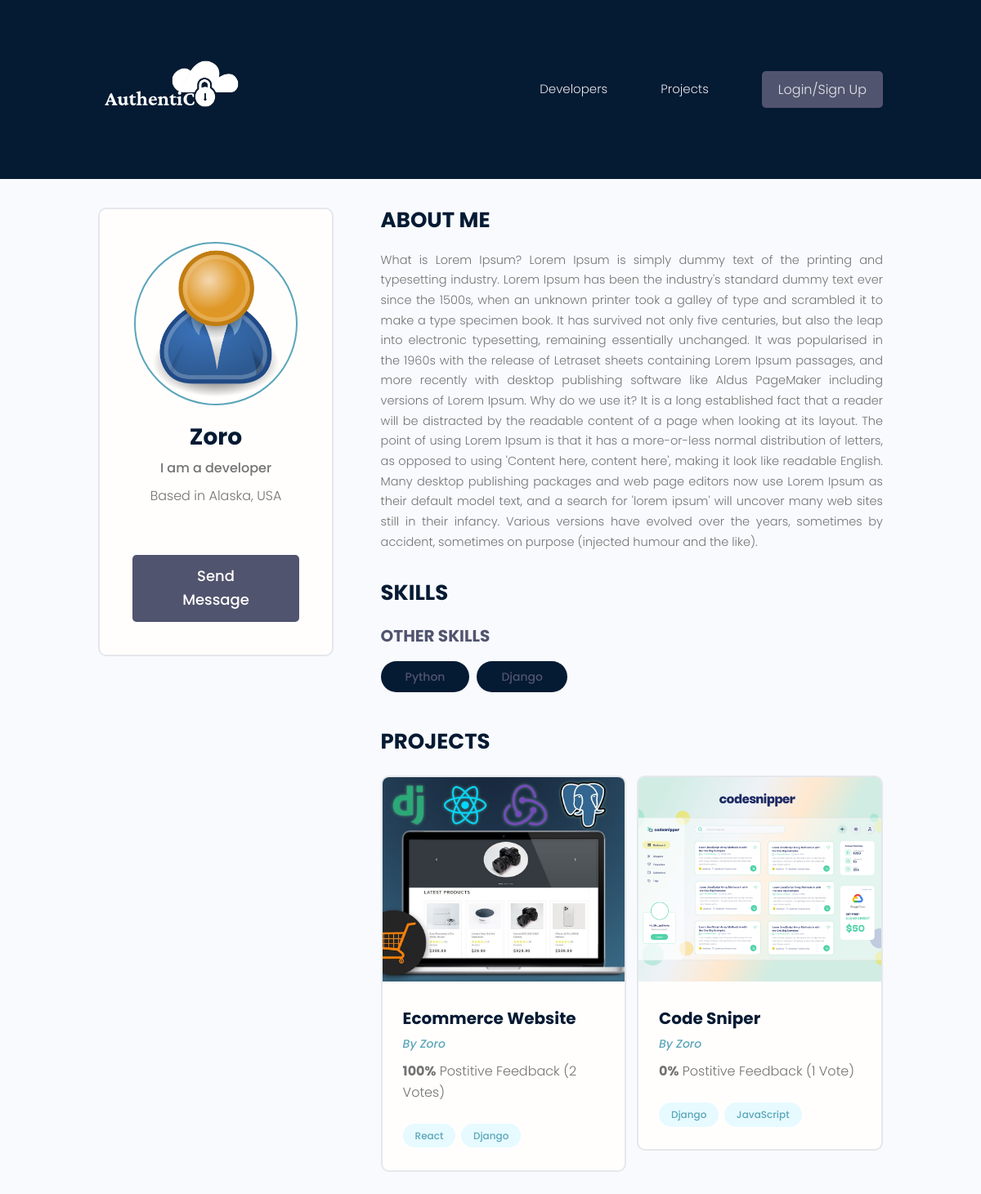
/profile/b8ca071c-c694-4010-a85d-4aa89cfddf22/, run on the app's committed database.
### users/models.py (models this page shows, shortened)
class Profile(models.Model):
    user = models.OneToOneField(
        User, on_delete=models.CASCADE, null=True, blank=True)
    name = models.CharField(max_length=200, blank=True, null=True)
    email = models.EmailField(max_length=500, blank=True, null=True)
    username = models.CharField(max_length=200, blank=True, null=True)
    location = models.CharField(max_length=200, blank=True, null=True)
    short_intro = models.CharField(max_length=200, blank=True, null=True)
    bio = models.TextField(blank=True, null=True)
    profile_image = models.ImageField(
        null=True, blank=True, upload_to='profiles/', default="profiles/user-default.png")
    social_github = models.CharField(max_length=200, blank=True, null=True)
    social_twitter = models.CharField(max_length=200, blank=True, null=True)
    social_linkedin = models.CharField(max_length=200, blank=True, null=True)
    social_youtube = models.CharField(max_length=200, blank=True, null=True)
    social_website = models.CharField(max_length=200, blank=True, null=True)
    created = models.DateTimeField(auto_now_add=True)
    id = models.UUIDField(default=uuid.uuid4, unique=True,
                          primary_key=True, editable=False)
    roles = models.ManyToManyField(Role)
    class Meta:
        ordering = ['created']
    @property
    def imageURL(self):
        try:
            url = self.profile_image.url
        except:
            url = ''
        return url

class Skill(models.Model):
    owner = models.ForeignKey(
        Profile, on_delete=models.CASCADE, null=True, blank=True)
    name = models.CharField(max_length=200, blank=True, null=True)
    description = models.TextField(null=True, blank=True)
    created = models.DateTimeField(auto_now_add=True)
    id = models.UUIDField(default=uuid.uuid4, unique=True,
                          primary_key=True, editable=False)
    def __str__(self):
        return str(self.name)

### projects/models.py (models this page shows, shortened)
class Project(models.Model):
    owner = models.ForeignKey(
        Profile, null=True, blank=True, on_delete=models.CASCADE)
    title = models.CharField(max_length=200)
    description = models.TextField(null=True, blank=True)
    featured_image = models.ImageField(
        null=True, blank=True, default="default.jpg")
    demo_link = models.CharField(max_length=2000, null=True, blank=True)
    source_link = models.CharField(max_length=2000, null=True, blank=True)
    tags = models.ManyToManyField('Tag', blank=True)
    vote_total = models.IntegerField(default=0, null=True, blank=True)
    vote_ratio = models.IntegerField(default=0, null=True, blank=True)
    created = models.DateTimeField(auto_now_add=True)
    id = models.UUIDField(default=uuid.uuid4, unique=True,
                          primary_key=True, editable=False)
    class Meta:
        ordering = ['-vote_ratio', '-vote_total', 'title']
    @property
    def imageURL(self):
        try:
            url = self.featured_image.url
        except:
            url = ''
        return url

class Tag(models.Model):
    name = models.CharField(max_length=200)
    created = models.DateTimeField(auto_now_add=True)
    id = models.UUIDField(default=uuid.uuid4, unique=True,
                          primary_key=True, editable=False)
    def __str__(self):
        return self.name

### users/views.py (the view)
# urls.py: path('profile/<str:pk>/', views.userProfile, name="user-profile"),
def userProfile(request, pk):
    profile = Profile.objects.get(id=pk)
    topSkills = profile.skill_set.exclude(description__exact="")
    otherSkills = profile.skill_set.filter(description="")
    context = {'profile': profile, 'topSkills': topSkills,
               "otherSkills": otherSkills}
    return render(request, 'users/user-profile.html', context)

### users/templates/users/user-profile.html (shortened to what this page needs)
{% extends 'main.html' %}
{% block content %}
<main class="profile my-md">
    <div class="container">
        <div class="layout">
            <div class="column column--1of3">
                <div class="card text-center">
                    <div class="card__body dev">
                        <img class="avatar avatar--xl" src="{{ profile.imageURL }}" />
                        <h2 class="dev__name">{{profile.name}}</h2>
                        <p class="dev__title">{{profile.short_intro}}</p>
                        <p class="dev__location">Based in {{profile.location}}</p>
                        {% if request.user.profile.id != profile.id %}
                        <a href="{% url 'create-message' profile.id %}" class="btn btn--sub btn--lg">Send Message </a>
                        {% endif %}
                    </div>
                </div>
            </div>
            <div class="column column--2of3">
                <div class="devInfo">
                    <h3 class="devInfo__title">About Me</h3>
                    <p class="devInfo__about">{{profile.bio}}</p>
                </div>
                <div class="devInfo">
                    <h3 class="devInfo__title">Skills</h3>
                    <div class="devInfo__skills">
                        <h3 class="devInfo__subtitle">Other Skills</h3>
                        <div class="devInfo__otherSkills">
                            {% for skill in otherSkills %}
                            <span class="tag tag--pill tag--sub tag--lg">
                                <small>{{skill}}</small>
                            </span>
                            {% endfor %}
                        </div>
                    </div>
                </div>
                <div class="devInfo">
                    <h3 class="devInfo__title">Projects</h3>
                    <div class="grid grid--two">
                        {% for project in profile.project_set.all %}
                        <div class="column">
                            <div class="card project">
                                <a href="{% url 'project' project.id %}" class="project">
                                    <img class="project__thumbnail" src="{{project.imageURL}}"
                                        alt="project thumbnail" />
                                    <div class="card__body">
                                        <h3 class="project__title">{{project.title}}</h3>
                                        <p><a class="project__author"
                                                href="{% url 'user-profile' project.owner.id %}">By
                                                {{project.owner.name}}</a>
                                        </p>
                                        <p class="project--rating">
                                            <span style="font-weight: bold;">{{project.vote_ratio}}%</span> Postitive
                                            Feedback ({{project.vote_total}} Vote{{project.vote_total|pluralize:"s"}})
                                        </p>
                                        <div class="project__tags">
                                            {% for tag in project.tags.all %}
                                            <span class="tag tag--pill tag--main">
                                                <small>{{tag}}</small>
                                            </span>
                                            {% endfor %}
                                        </div>
                                    </div>
                                </a>
                            </div>
                        </div>
                        {% endfor %}
                    </div>
                </div>
            </div>
        </div>
    </div>
</main>
{% endblock content %}

### static/styles/app.css (style rules this page uses)
:root { --color-sub: #051a33; --color-sub-lighter: #051a33 }
.btn--sub { background-color: var(--color-sub-light); }
.card { border: 2px solid var(--color-light); }
img { width: 100%; }
.profile .card > .dev { padding: 4rem; }
.dev__name { color: var(--color-sub); font-size: 2.8rem; font-weight: 700; margin-top: 1rem; margin-bottom: 0.5rem; }
.dev__title { font-size: 1.6rem; font-weight: 500; line-height: 1.3; }
.dev__location { margin-top: 1rem; }
.devInfo { margin-bottom: 3rem; }
.devInfo__title, .devInfo__subtitle { font-size: 2.6rem; color: var(--color-sub); text-transform: uppercase; font-weight: 700; margin-bottom: 1.5rem; }
.devInfo__subtitle { font-size: 2rem; color: var(--color-sub-light); }
.devInfo__about, .devSkill__info { font-size: 1.45rem; line-height: 1.7; text-align: justify; }
.project__author { font-size: 1.4rem; font-style: italic; }
.project--rating { margin-bottom: 1.6em; margin-top: .5em; }
.project__thumbnail { height: 25rem; object-fit: cover; object-position: top center; }
.project__title { font-size: 2rem; font-weight: 700; color: var(--color-sub); }

### static/uikit/styles/modules/_variables.css (style rules this page uses)
:root { --color-main: #5aa5b9; --color-main-light: #e6faff; --color-sub: #3f4156; --color-sub-light: #51546e; --color-sub-lighter: #ededfd; --color-text: #737373; --color-gray: #8b8b8b; --color-light: #e5e7eb; --color-light-gray: #767676; --color-bg: #f8fafd; --color-white: #fffefd; --color-white-light: #f3f3f3; --color-success: #359e64; --color-success-bg: #def8e8; --color-error: #fc4b0b; --color-error-bg: #fff2ee; --font-base: 'Poppins', arial, helvetica, 'Segoe UI', roboto, ubuntu, sans-serif; --font-monospace: 'Fira Code', 'Courier New', courier, monospace; --font-regular: 300; --font-medium: 500; --font-bold: 700; --generic-shadow: 1px 1px 5px #00000010; --generic-transition: all 0.3s ease-in-out; }

### static/uikit/styles/modules/_base.css (style rules this page uses)
* { margin: 0; padding: 0; box-sizing: border-box; text-rendering: optimizeLegibility; color: inherit; font-size: inherit; }
html { font-size: 50%; }
@media only screen and (min-width: 480px) { html { font-size: 56.25%; } }
@media only screen and (min-width: 1200px) { html { font-size: 62.5%; } }
body { line-height: 1.6; font-weight: 400; font-size: 1.5rem; color: var(--color-text); background-color: var(--color-bg); min-height: 100vh; }

### static/uikit/styles/modules/_typography.css (style rules this page uses)
* { font-family: var(--font-base); }
h2 { font-size: 3.6rem; font-weight: var(--font-bold); }
h3 { font-size: 3.2rem; font-weight: var(--font-medium); }
p, span, strong { font-size: 1.6rem; color: var(--color-text); font-weight: var(--font-regular); }
a { padding-bottom: 2px; text-decoration: none; display: inline-block; color: var(--color-main); font-weight: var(--font-medium); }

### static/uikit/styles/modules/_utilities.css (style rules this page uses)
.container { width: 92%; max-width: 165rem; margin: 0 auto; box-sizing: border-box; }
@media screen and (min-width: 1000px) { .container { width: 90%; } }
@media screen and (min-width: 1200px) { .container { width: 80%; } }
.text-center { text-align: center; }
.my-md { margin: 3rem auto; }

### static/uikit/styles/modules/_avatar.css (style rules this page uses)
.avatar { border-radius: 50%; border: 2px solid var(--color-main); object-fit: cover; }
.avatar--xl { height: 20rem; width: 20rem; }

### static/uikit/styles/modules/_button.css (style rules this page uses)
.btn { display: inline-block; position: relative; cursor: pointer; background-color: var(--color-light); font-weight: var(--font-medium); color: var(--color-sub); text-decoration: none; padding: 1rem 2rem; border-radius: 0.5rem; border: none; width: -webkit-fit-content; width: -moz-fit-content; width: fit-content; height: -webkit-fit-content; height: -moz-fit-content; height: fit-content; font-size: 1.6rem; outline-width: 0; outline-color: transparent; -webkit-backface-visibility: hidden; backface-visibility: hidden; transition: all 0.3s ease-in-out; }
.btn--sub { background-color: var(--color-sub); color: var(--color-white); }
.btn--lg { font-size: 1.8rem; padding: 1.2rem 4.5rem; }

### static/uikit/styles/modules/_card.css (style rules this page uses)
.card { border-radius: 1rem; background-color: var(--color-white); border: 1.5px solid var(--color-light); width: auto; height: auto; margin-top: 0.5rem; margin-bottom: 0.5rem; overflow: hidden; }
.card__body, .card__header { padding: 2rem 2.5rem; }

### static/uikit/styles/modules/_grid.css (style rules this page uses)
.grid { display: flex; flex-wrap: wrap; justify-content: flex-start; align-items: stretch; }
.grid > .column { min-width: 28rem; margin-bottom: 2.5rem; }
.grid--two > .column { flex-basis: 100%; }
@media screen and (min-width: 800px) { .grid--two { margin-right: -2%; } }
@media screen and (min-width: 800px) { .grid--two > .column { margin-right: 2%; } }
@media screen and (min-width: 800px) { .grid--two > .column { flex-basis: 48%; } }

### data on the page
Profile: imageURL (placeholder picture), name "Zoro", short_intro "I am a developer", location "Alaska, USA", bio "What is Lorem Ipsum? Lorem Ipsum is simply dummy text of the printing and typesetting industry. Lorem Ipsum has been the industry's standard dummy text ever since the 1500s, when an unknown printer took a galley of type and scrambled it to make a type specimen book. It has survived not only five centuries, but also the leap into electronic typesetting, remaining essentially unchanged. It was popularised in the 1960s with the release of Letraset sheets containing Lorem Ipsum passages, and more recently with desktop publishing software like Aldus PageMaker including versions of Lorem Ipsum. Why do we use it? It is a long established fact that a reader will be distracted by the readable…"
Skill: name "Python"
Skill: name "Django"
Project: imageURL (picture), title "Ecommerce Website", owner.name "Zoro", vote_ratio "100", vote_total "2"
Tag: name "React"
Tag: name "Django"
Project: imageURL (picture), title "Code Sniper", owner.name "Zoro", vote_ratio "0", vote_total "1"
Tag: name "JavaScript"
